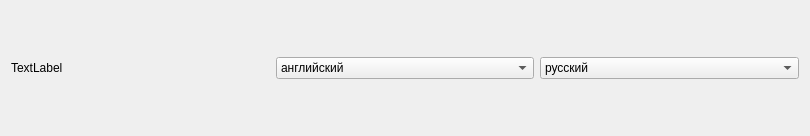
<?xml version="1.0" encoding="UTF-8"?>
<ui version="4.0">
 <class>languageChoiceWidget</class>
 <widget class="QWidget" name="languageChoiceWidget">
  <property name="geometry">
   <rect>
    <x>0</x>
    <y>0</y>
    <width>810</width>
    <height>136</height>
   </rect>
  </property>
  <property name="windowTitle">
   <string>Form</string>
  </property>
  <layout class="QHBoxLayout" name="horizontalLayout">
   <item>
    <widget class="QLabel" name="studentName">
     <property name="text">
      <string>TextLabel</string>
     </property>
    </widget>
   </item>
   <item>
    <widget class="QComboBox" name="languageChoice">
     <item>
      <property name="text">
       <string>английский</string>
      </property>
     </item>
     <item>
      <property name="text">
       <string>немецкий</string>
      </property>
     </item>
     <item>
      <property name="text">
       <string>французский</string>
      </property>
     </item>
    </widget>
   </item>
   <item>
    <widget class="QComboBox" name="languageChoiceDiploma">
     <item>
      <property name="text">
       <string>русский</string>
      </property>
     </item>
     <item>
      <property name="text">
       <string>английский</string>
      </property>
     </item>
     <item>
      <property name="text">
       <string>немецкий</string>
      </property>
     </item>
     <item>
      <property name="text">
       <string>французский</string>
      </property>
     </item>
    </widget>
   </item>
  </layout>
 </widget>
 <resources/>
 <connections/>
</ui>
